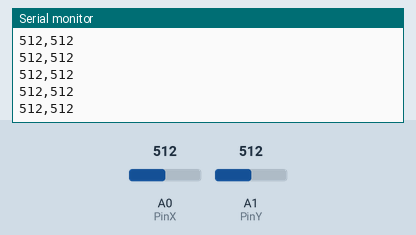
This sketch was run on a simulated Arduino Uno, built with avr-gcc and run on an emulated ATmega328P. Parts: the last lines printed to the serial monitor. The inputs (shaded band) are chosen by the test bench; at power-on: A0 (PinX) = 512, A1 (PinY) = 512.

Above: at 1.2 s.
1.3 s: A0 (PinX) set to 987
At 2.3 s:
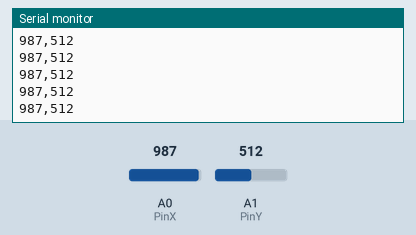
2.8 s: A0 (PinX) set to 1016
At 3.3 s:
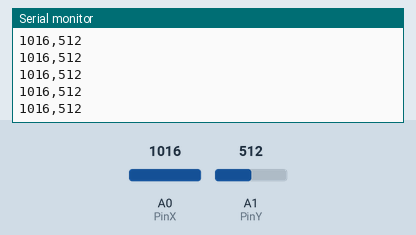
Timing chart, 0 to 5.8 s (numbered marks = the images above; inputs shaded):
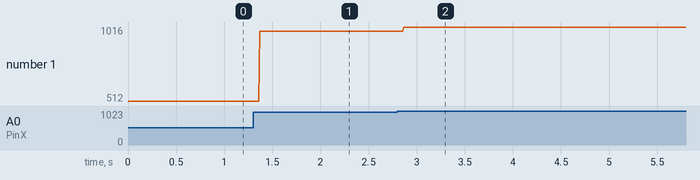

The sketch:

birdsong_pan_noise_control.ino
```cpp
/* To connect to birdsong-pan-noise P5.js sketch */

int PinX = A0;
int PinY = A1;
int sensorValX = 0;
int sensorValY = 0;

void setup() {
  Serial.begin(9600);
}

void loop() {
  sensorValX = analogRead(PinX);            // Read the potentiometer value (0-1023)
  sensorValY = analogRead(PinY);
  // int mapValX = map(sensorValX, 0, 1023, 0, 800);  // Map it to canvas size
  // int mapValY = map(sensorValY, 0, 1023, 0, 800);

  Serial.print(sensorValX);                  // Send the mapped value over Serial
  Serial.print(",");
  Serial.print(sensorValY);
  Serial.println("");
  delay(5);                                     // Delay to avoid flooding Serial
}
```

Measured:
- after the input at 1.3 s, the serial monitor: prints a new line after 0.07 s (image 1)
- after the input at 2.8 s, the serial monitor: prints a new line after 0.06 s (image 2)
- plotted number 1: 512 → 987 after the input at 1.3 s, 987 → 1016 after the input at 2.8 s
